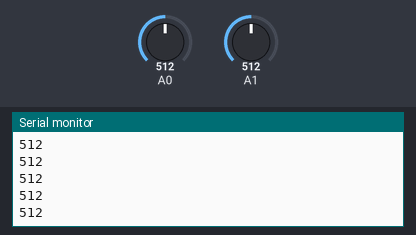
The sketch below on a simulated Arduino Uno, built with avr-gcc and run on an emulated ATmega328P. Parts: the last lines printed to the serial monitor. The test bench sets the inputs (shaded band); at power-on: A1 = 512, A0 = 512.

Above: at 1.2 s.
1.3 s: A1 set to 716
At 2.4 s:
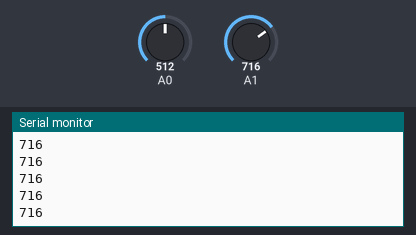
2.8 s: A1 set to 900
At 3.7 s:
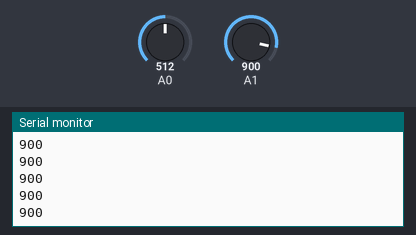
Timing chart, 0 to 5.8 s (numbered marks = the images above; inputs shaded):
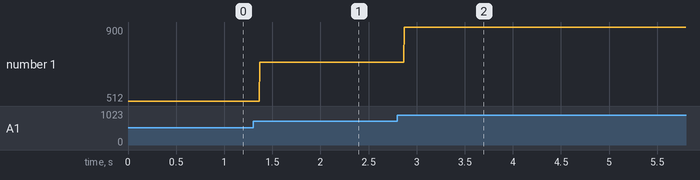

Measured:
- after the input at 1.3 s, the serial monitor: prints a new line after 0.07 s (image 1)
- after the input at 2.8 s, the serial monitor: prints a new line after 0.07 s (image 2)
- plotted number 1: 512 → 716 after the input at 1.3 s, 716 → 900 after the input at 2.8 s

The sketch:

Reading_a_Joystick_using_Serial_Monitor.ino
```cpp
void setup() {
  // put your setup code here, to run once:
  pinMode (A0,INPUT);
  pinMode (A1, INPUT);
  pinMode (2, INPUT);
  Serial.begin(9600);

}

void loop() {
  // put your main code here, to run repeatedly:
int val = analogRead(A0);
int pal = analogRead(A1);
//Serial.println(val);
Serial.println(pal);


}
```
